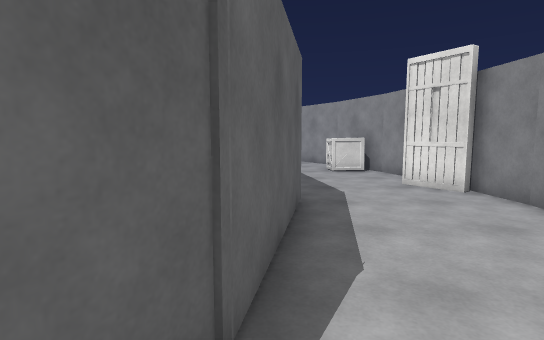
view 1 (above)

23 first-person views from a walk through a scene from a Unity 3-D project. The camera is 1.4 m above the floor, tilts 6° down and sees 80° across. The floor is counted in squares, 1 m on a side. Each view is taken from the middle of a square. On the plan, view 1 faces up. The plan holds only what a view shows up to about 15 squares ahead; the rest is blank. The player character is not drawn. Door leaves are left out, so doorways stand open. Surface patterns are stand-ins for the level's own textures.

view 2
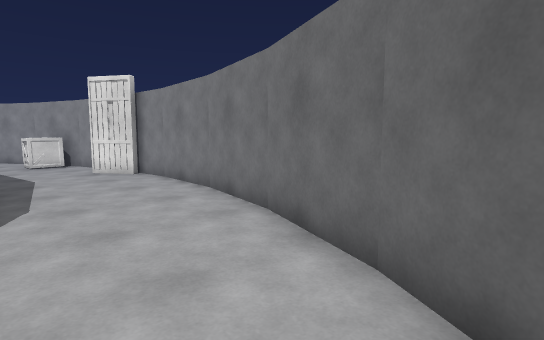

view 3
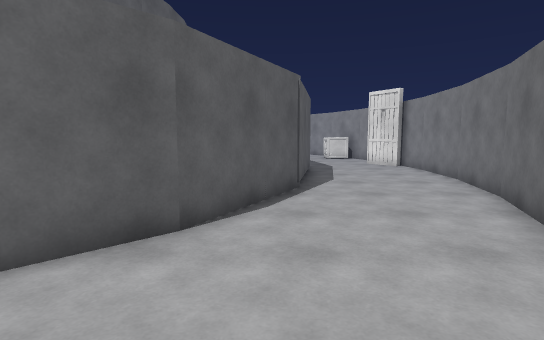

view 4
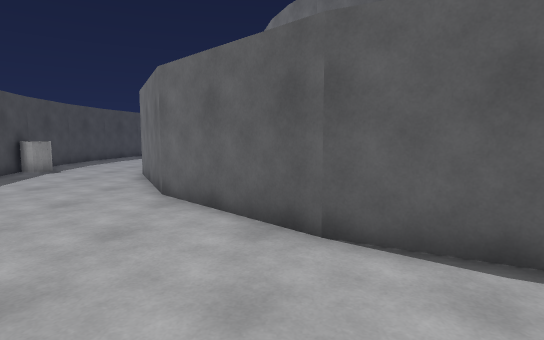

view 5
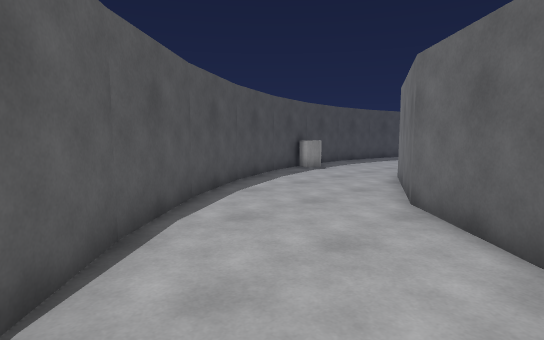

view 6
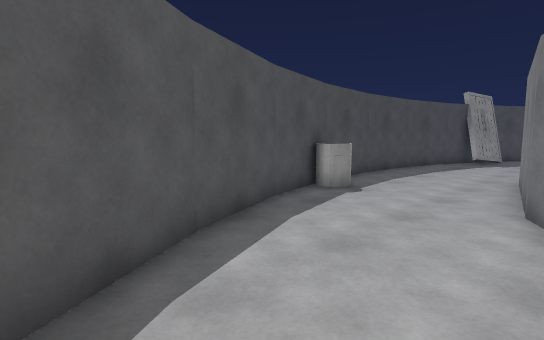

view 7
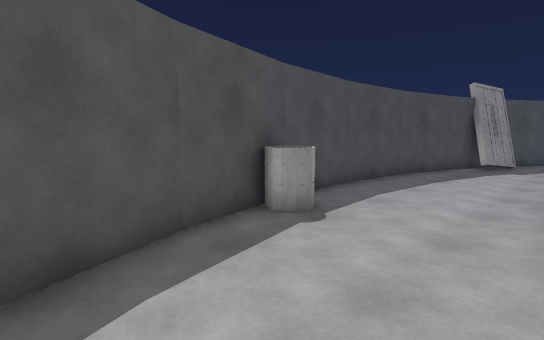

view 8
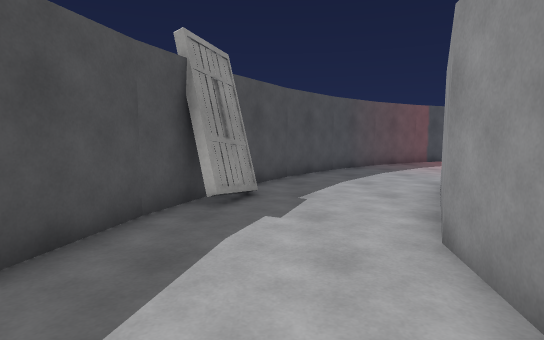

view 9
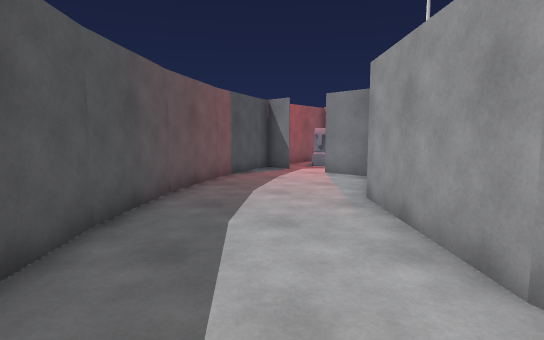

view 10
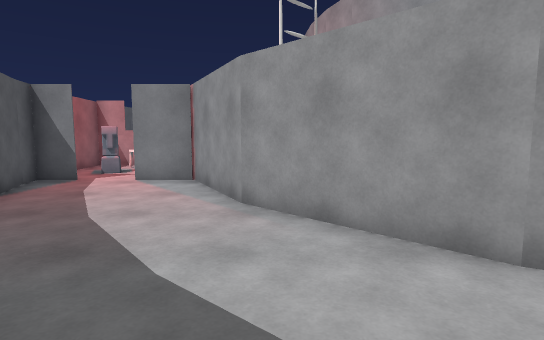

view 11
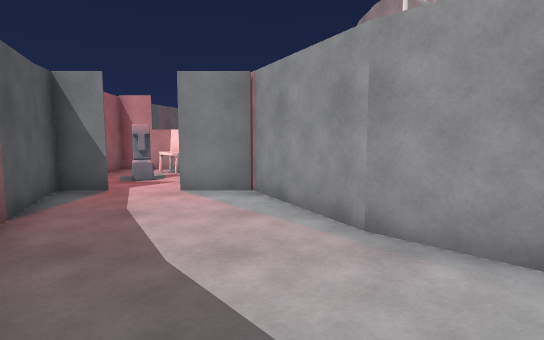

view 12
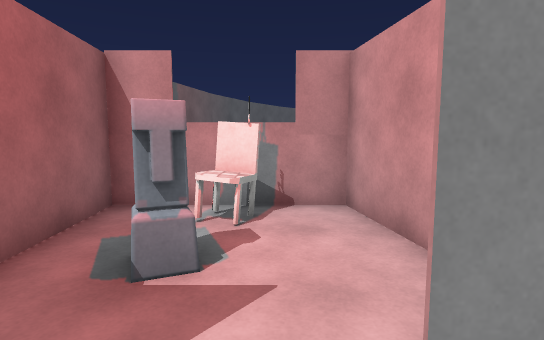

view 13
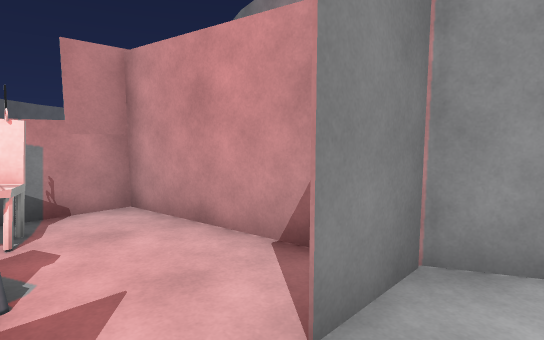

view 14
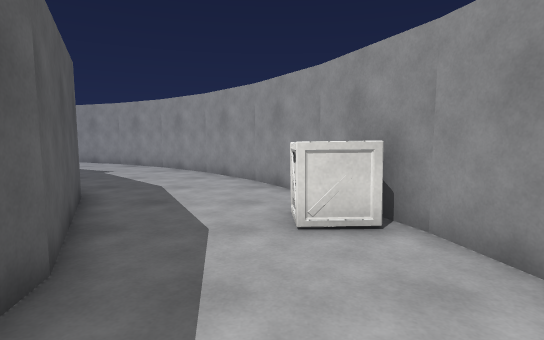

view 15
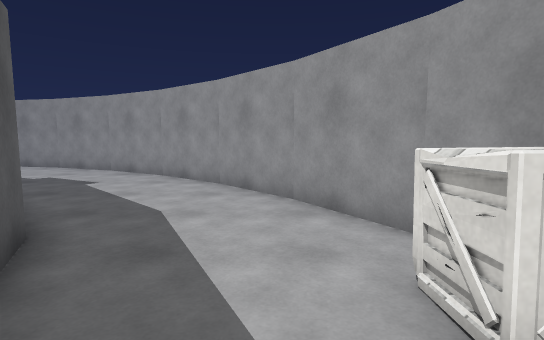

view 16
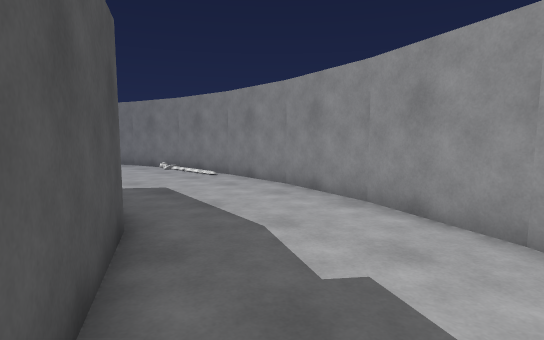

view 17
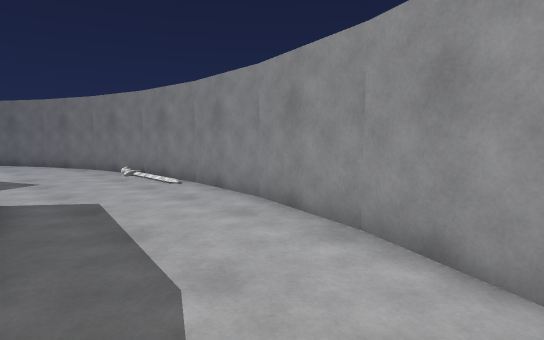

view 18
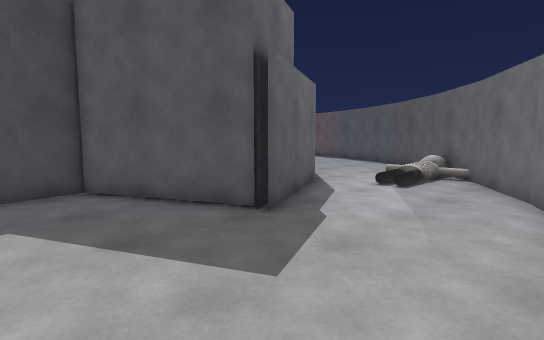

view 19
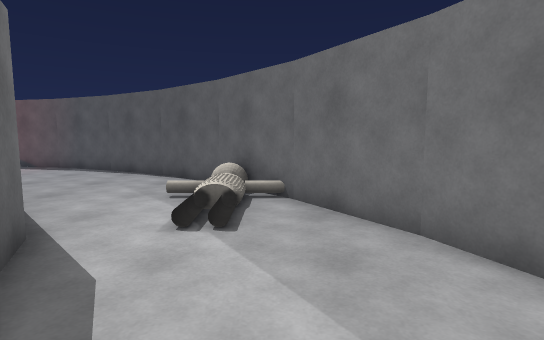

view 20
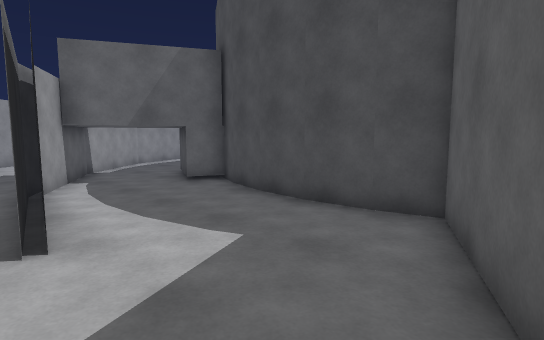

view 21
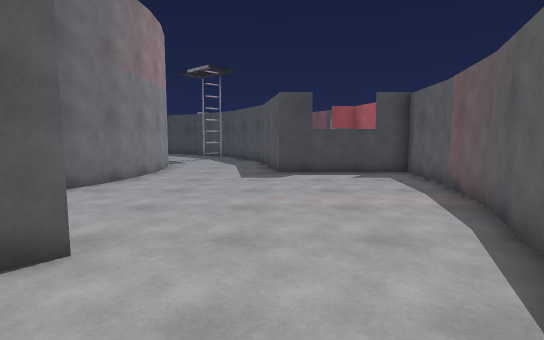

view 22
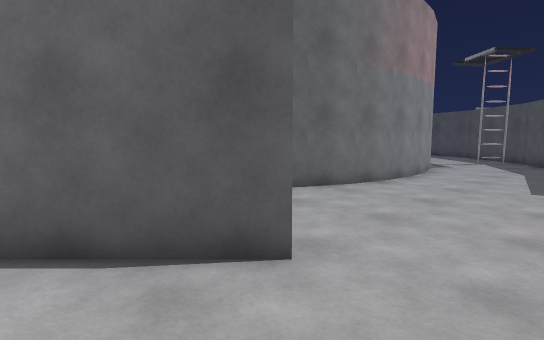

view 23
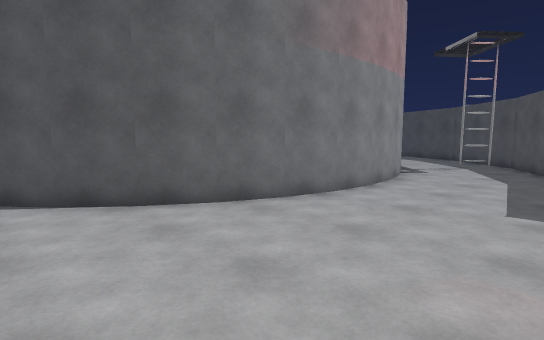

### Floor plan
Key: @ floor where view 1 was taken; # wall or solid block; x gap in a wall; . floor; D open door; = window, fence, low wall or low ledge; B box; L ladder; C chair; O other object.
Columns run from 34 left of view 1 to 5 right of it. Each row starts with its distance up from view 1.
 26              ##############
 25            ###............###
 24          ###................###
 23        ###....................###
 22        #........................##
 21      ###O...........######.......##
 20     ##.......###.........###......##
 19    ##......### #...........##......##
 18    #......##   ##...........##......#
 17   ##.....##     #............##.....##
 16   #.....##      ###########...##.....#
 15  ##.....#...               ... ##....##
 14  #...........#                  ##..BB#
 13 ##..........##                   #..BB##
 12 #..........##                    ##....#
 11 #..........#                      #....#
 10 #.........##                      #D...#
  9 #.........#                        D..##
  8 #.........#                        ....#
  7 ##==##....#                       #....#
  6 ##CO.#....#                       #....#
  5 #.C..#....#                       #....#
  4 #.x..#....#                       #....#
  3  ....#....#                       #....#
  2  ....#.....                      ##....#
  1 ##..###....                      #.....#
  0  #....##...                     ##@...##
 -1  #.....#LL.                     #.....#
 -2  ##....##.                     ##....##
 -3   #.....##                    ##.....#
 -4   ##.....##                  ##.....##
 -5    #......##                ##......
 -6    ##......###            ###......#
 -7     ##.......###        ###.......##
 -8      ##........###  #####........##
 -9       ##........................##
-10        ###....................###
-11          #####..............###
-12             ##.........OO.###
-13              ##############

Where each view was taken, in squares from view 1:
view 1: 0 up, 0 right, facing up
view 2: 4 down, 0 right, facing up-right
view 3: 7 down, 1 left, facing up
view 4: 3 down, 2 right, facing left
view 5: 3 down, 1 right, facing down-left
view 6: 7 down, 3 left, facing down-left
view 7: 8 down, 6 left, facing down-left
view 8: 10 down, 15 left, facing left
view 9: 9 down, 23 left, facing up-left
view 10: 9 down, 26 left, facing up
view 11: 7 down, 28 left, facing up
view 12: 0 up, 31 left, facing up
view 13: 0 up, 32 left, facing up-right
view 14: 8 up, 2 right, facing up
view 15: 11 up, 1 right, facing up
view 16: 19 up, 5 left, facing up-left
view 17: 21 up, 6 left, facing up-left
view 18: 25 up, 15 left, facing down-left
view 19: 22 up, 19 left, facing left
view 20: 22 up, 19 left, facing down-right
view 21: 19 up, 29 left, facing down
view 22: 18 up, 29 left, facing down-right
view 23: 15 up, 29 left, facing down-right
